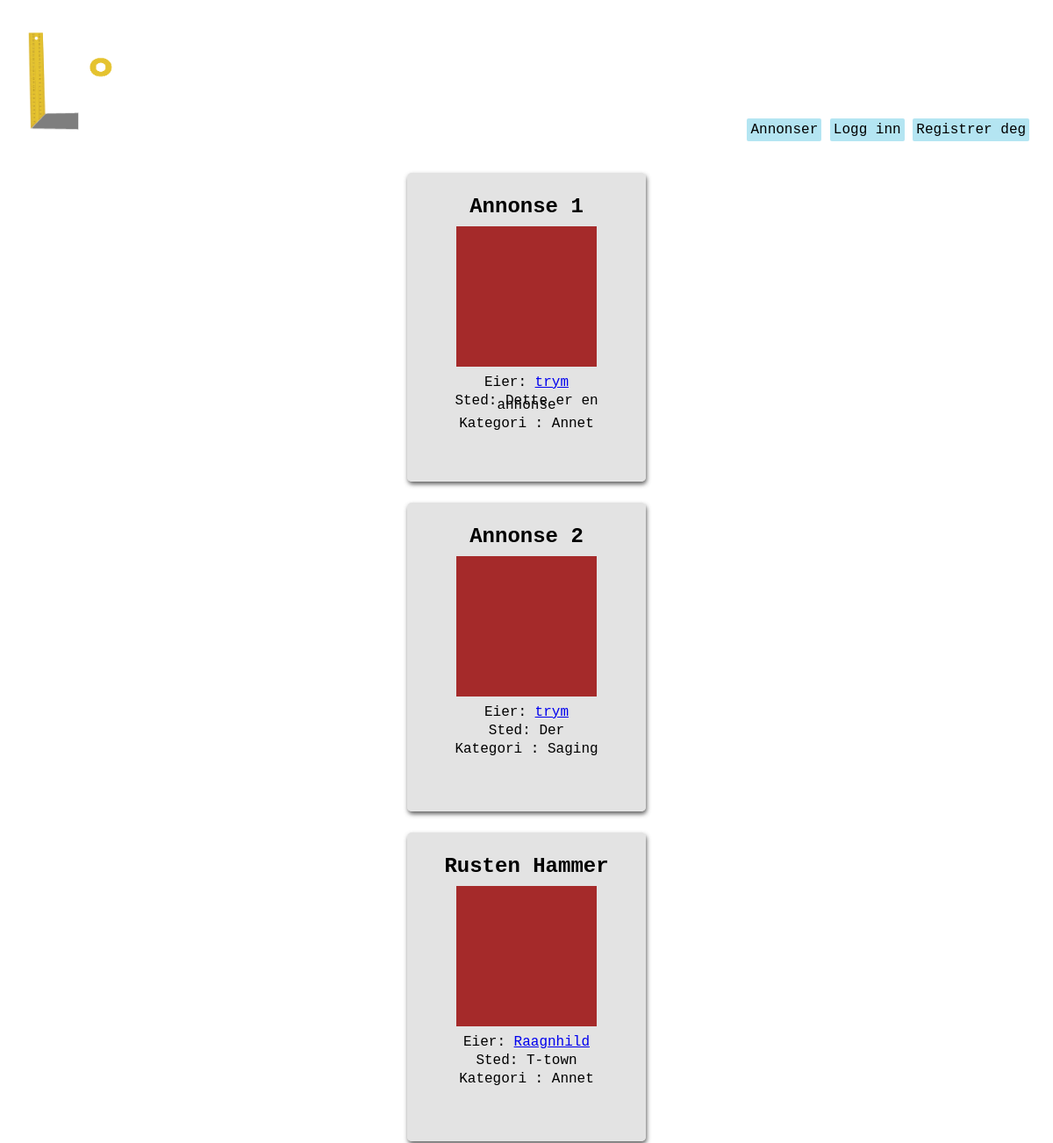
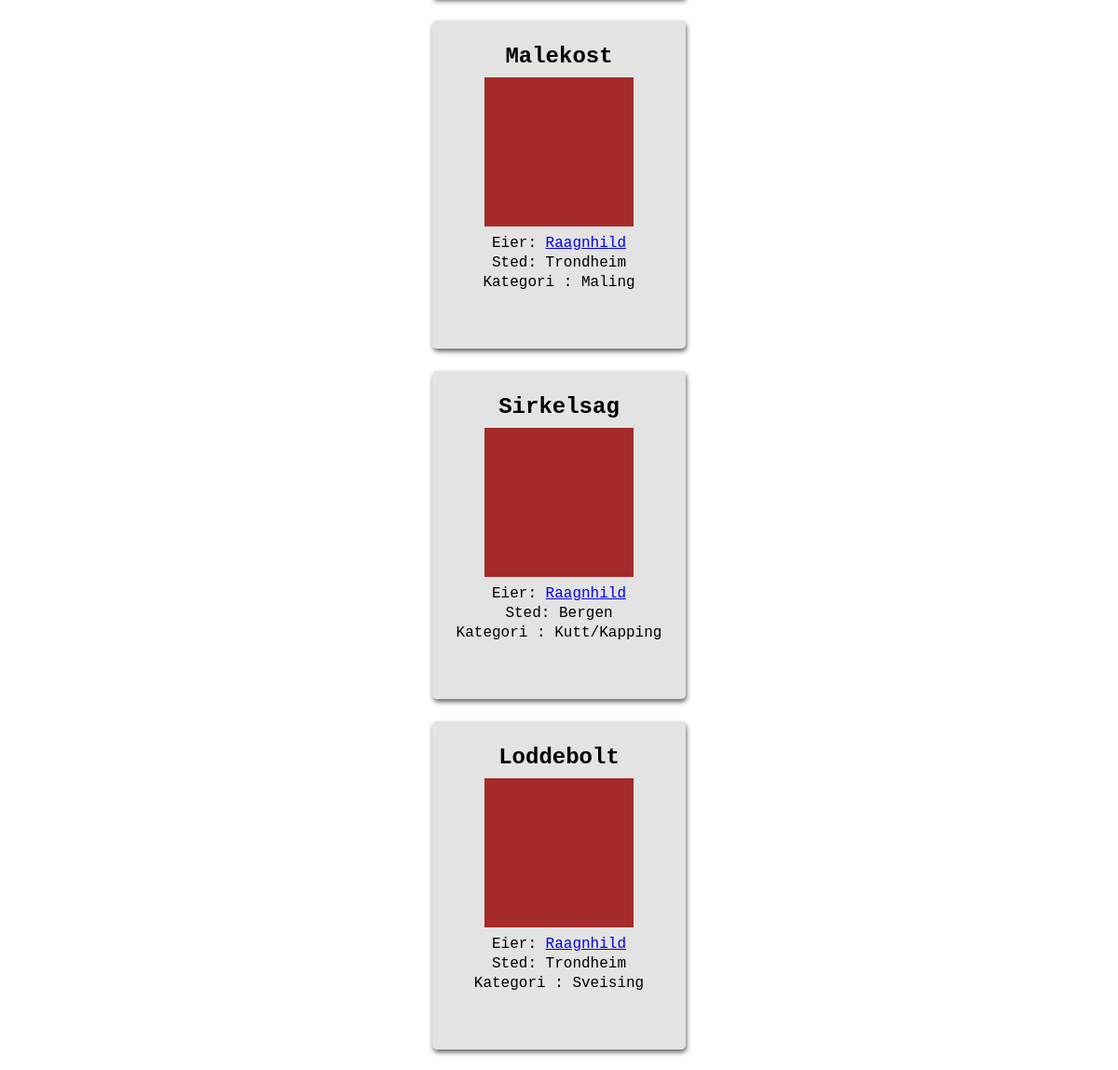
The page /homepage/listing/overview on the database as committed earlier (2 pictures, top to bottom).
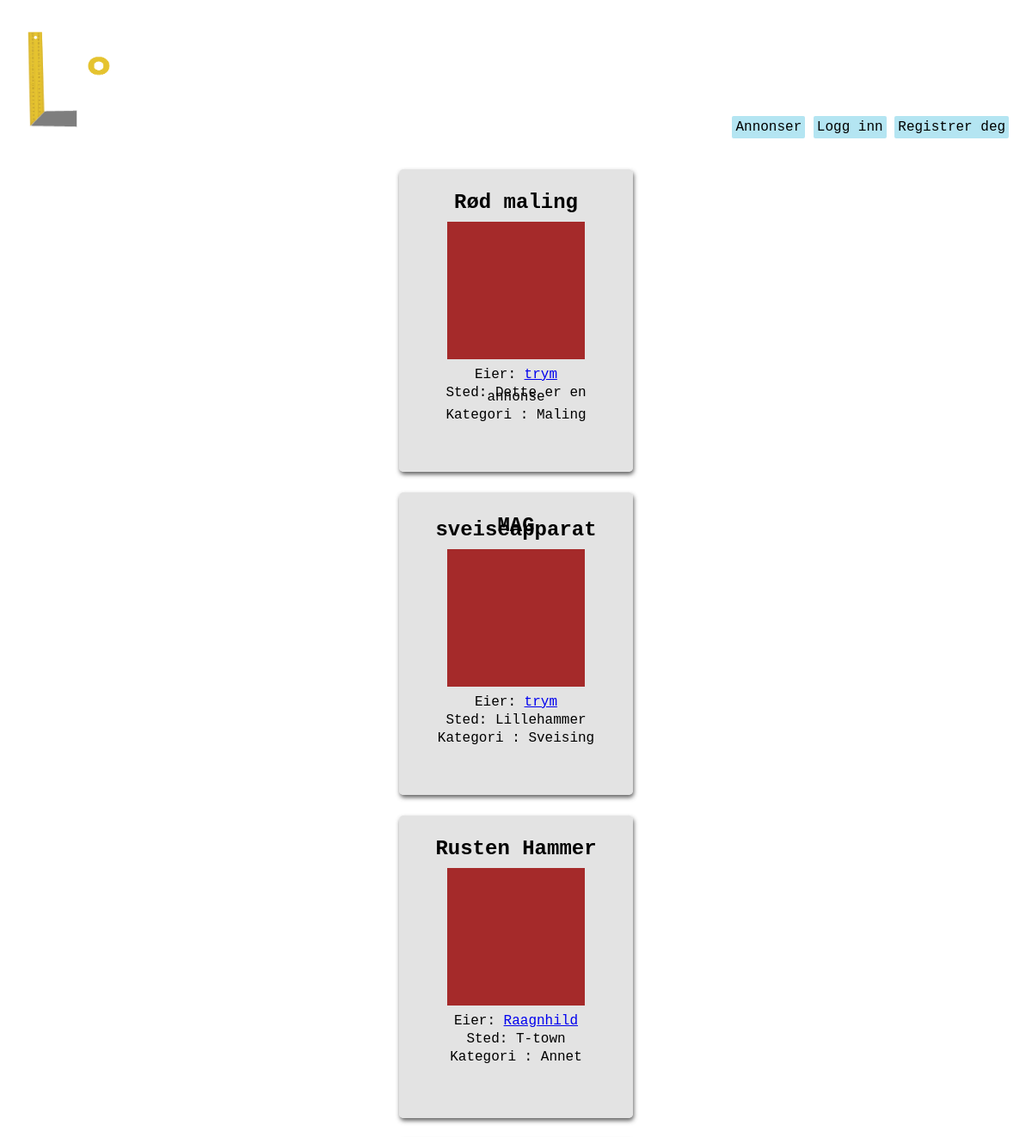
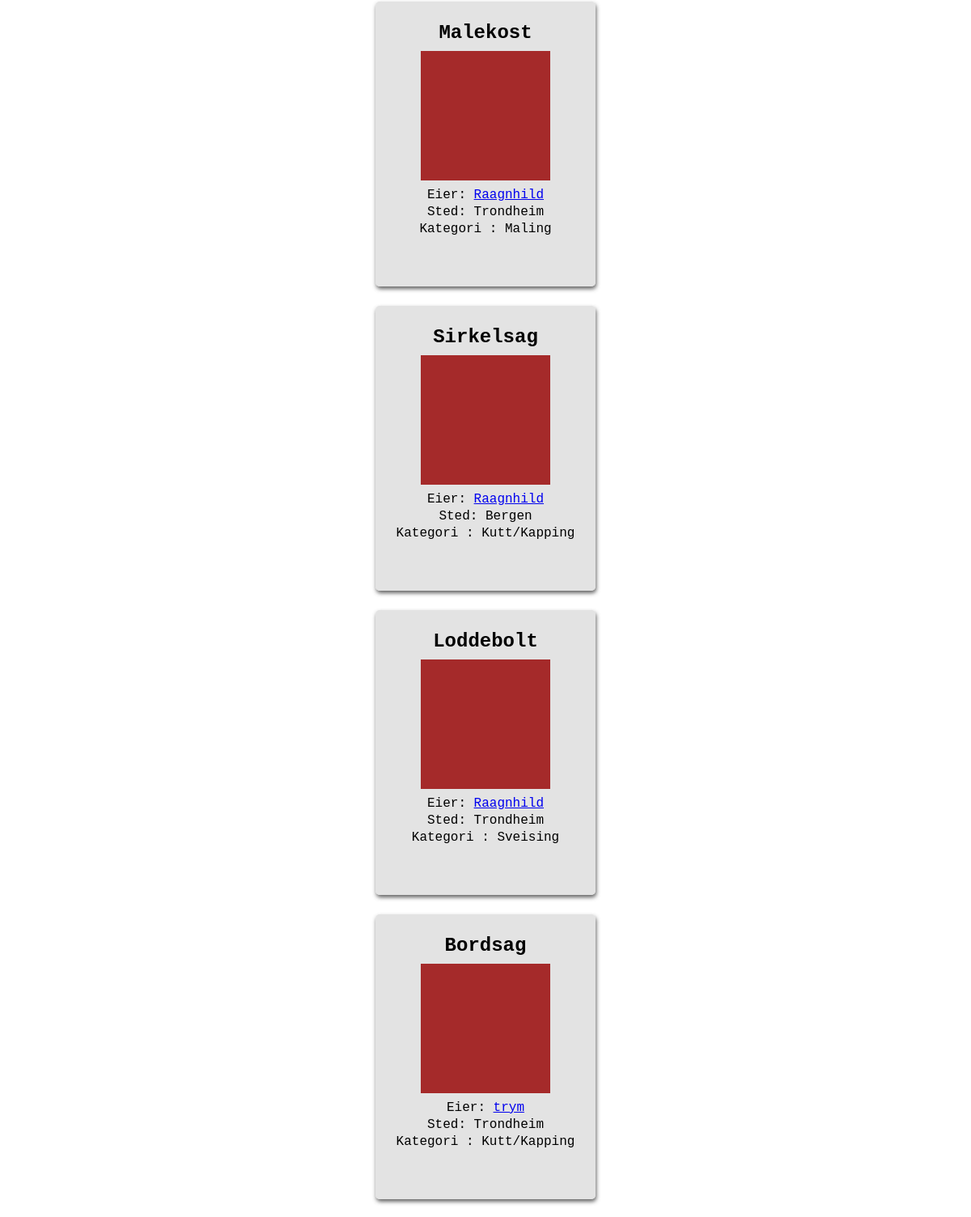
The same page on the database as committed later (2 pictures, top to bottom).
### homepage/models.py (models this page shows, shortened)
class Listing(models.Model):
    owner = models.ForeignKey(User, verbose_name = 'User', on_delete=models.CASCADE, null=True) #user burde kanskje endres til settings.AUTH_USER_MODEL. må i så fall django.conf import settings
    title = models.CharField(max_length=50, verbose_name="Tittel")
    loaned = models.BooleanField(default=False, verbose_name="Utlånt?")
    location = models.CharField(max_length=100, verbose_name="Sted") #burde kanskje være annet enn CharField. Gjør det vanskelig å sortere etter denne attributten
    description = models.TextField(verbose_name="Beskrivelse")
    SW = 1
    PT = 2
    WD = 3
    CT = 4
    OT = 5
    CATEGORY_CHOICES = (
        (SW, 'Saging'),
        (PT, 'Maling'),
        (WD, 'Sveising'),
        (CT, 'Kutt/Kapping'),
        (OT, 'Annet'),
    )
    category = models.PositiveSmallIntegerField(
        choices = CATEGORY_CHOICES,
        default = OT,
        verbose_name="Kategori",
    )

### homepage/views.py (the view)
# urls.py: path('listing/overview', views.listing_overview, name='listing_overview')
def listing_overview(request):
    all_listings = Listing.objects.all()
    return render(request, 'homepage/listing_overview.html', {'all_listings': all_listings})

### homepage/templates/homepage/listing_overview.html (shortened to what this page needs)
{% extends "users/base.html" %}
{% block content %}
    <div>
        {% for listing in all_listings %}
            {% if not listing.loaned %}
                <div class="listingDIV">
                    <a href="{% url 'homepage:listing' listing_id=listing.id %}" class="listingLink">invisible link!</a>
                    <div class="listingContent">
                        <h2>{{listing.title}}</h2>
                        <div class="listingImg"></div>
                        <p>Eier:   <a href="{% url 'users:profile' listing.owner %}">  <a href="{% url 'users:profile' listing.owner %}">{{listing.owner}}</a> </a> </p>
                        <p>Sted: {{listing.location}}</p>
                        <p>Kategori : {{listing.get_category_display}}</p>
                        <br>
                    </div>
                </div>
            {% endif %}
        {% endfor %}
    </div>
{% endblock content %}

### users/templates/users/base.html (shortened to what this page needs)
{% load static %}
<!DOCTYPE html>
<html lang="nb">
  <head>
    <link rel="stylesheet" href="{% static 'stylish.css'%}?{% now "U" %}">
  </head>
  <header> <div class="topbar">
    <div class="topbarBoxImg">
      <a href="{% url 'homepage:listing_overview' %}" class="Logo">
        <img src="{% static 'img/logo.png' %}" alt="En nydelig logo" class="logoIMG">
      </a>
    </div>
    <div class="topbarBox">
        <a href="{% url 'homepage:listing_overview' %}" class="knapp">Annonser</a>
        {% if user.is_authenticated %}
        <a href="{% url 'homepage:add_listing' %}" class="knapp">Opprett Annonse</a>
        <a href="{% url 'users:my_profile' %}" class="knapp">Min Profil</a>
        <a href="{% url 'logout' %}" class="knapp">Logg Ut</a>
        {% else %}
        <a href="{% url 'login' %}" class="knapp">Logg inn</a>
        <a href="{% url 'users:signup' %}" class="knapp">Registrer deg</a>
        {% endif %}
    </div>
  </div>
</header>
  <body class="bg">
    <div class="contentBG">
      <div class="contentbox">
        {% block content %}
        {% endblock %}
      </div>
    </div>
  </body>
</html>

### users/static/stylish.css (style rules this page uses)
.bg { margin: 0px; background-image: url("../static/img/standinBG2_r.jpg"); background-size: cover; height: 100%; min-height: 100vh; font-family: 'Courier New', Courier, monospace; }
.contentBG { background-color: rgb(255, 255, 255); margin: 0px; margin-top: 10px; width: 100%; padding: 0px; min-height: 80vh; height: auto; }
.contentbox { margin: auto; width: 50%; padding: 10px; text-align: center; }
.topbar { margin: auto; padding: 1vh; text-align: center; }
.topbar .logoIMG { height: 15vh; }
.topbarBox { width: 48%; margin-top: 3vh; display: inline-block; text-align: right; }
.topbarBoxImg { width: 48%; margin-top: 3vh; display: inline-block; text-align: left; }
button, .knapp, .knappStor { background-color: rgb(180, 229, 242); padding: 4px; text-decoration: none; box-shadow: 2px; font-family: 'Courier New', Courier, monospace; color: black; border: none; border-radius: 2px; font-size: 16px; }
.listingDIV { background-color: rgba(218, 218, 218, 0.737); box-shadow: 1px 3px 5px rgba(63, 63, 63, 0.813); padding: 2vh; margin: 1vw; border-radius: 5px; display: inline-block; width: 20vw; height: 40vh; line-height: 5px; text-align: left; }
.listingLink { color: transparent; position: absolute; width: inherit; height: inherit; line-height: normal; }
.listingImg { display: inline-block; background-color: brown; height: 20vh; width: 20vh; }
.listingContent { text-align: center; }

Rows that differ between the two databases and show on the page:
changed Listing "Dette er en annonse": title "Annonse 1" → "Rød maling"; category "Annet" → "Maling"
changed Listing: title "Annonse 2" → "MAG sveiseapparat"; location "Der" → "Lillehammer"; category "Saging" → "Sveising"
added Listing: title "Bordsag", owner "trym", location "Trondheim", category "Kutt/Kapping"
